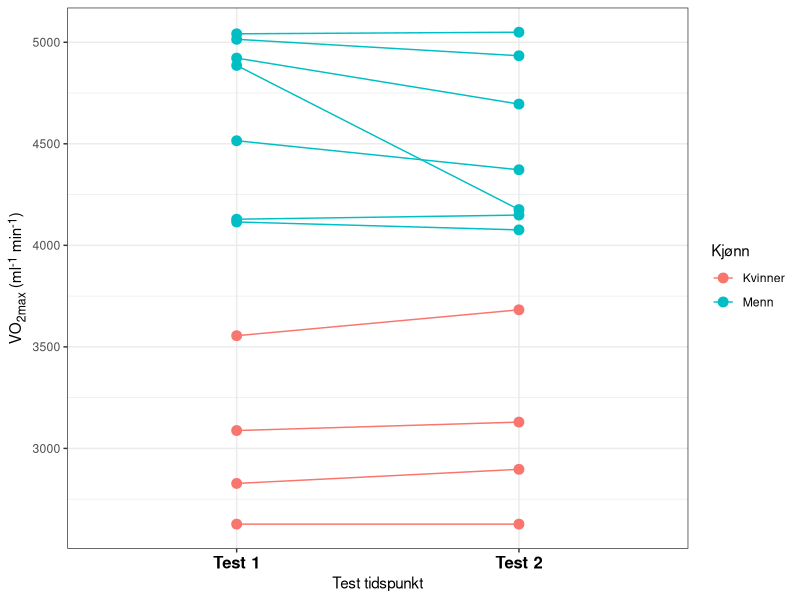

Generate this figure with R:
## ---- chunk 1
# Laster inn pakker og datasett
library(readxl)
library(tidyverse) 
library(knitr)
library(flextable)
library(ggtext)
library(ggplot2)
vo2data <- read_excel("data/vo2g1.xlsx")
vo2data %>%
  dplyr::select(fp, time, sex, age, height, weight) %>% 
  # Velger fp, time, sex, age, height and weight
  
  filter(time == "pre") %>% # filter for å bare ha resulat fra pre
  
  group_by(sex) %>% # lager grupper for kjønn
  mutate(n = n()) %>% # legger til variabel for å få antall deltagere per kjønn
   pivot_longer(names_to = "variable", 
               values_to = "value", 
               cols = age:n) %>% # summerer alle varibler og legger til "varible" og "Value" som kolonne og variablene som rader
   group_by(sex, variable) %>% # definerer gruppene på nytt 
  summarise(m = mean(value), 
            s = sd(value)) %>% # regner ut gjennomnsitt og sdandardavvik og legger til som kolonne
  mutate(ms = if_else(variable == "n", as.character(m), paste0(signif(m, 3),  " (", signif(s, 3), ")"))) %>% # formaterer det på gunstig måte og bruker signif til å runde av desiamler.
   ungroup() %>% # må til for å fjerne kolonner
  dplyr::select(-m, -s) %>% # Velger de jeg skal fjerne
   pivot_wider(names_from = sex, 
              values_from = ms) %>% # Henter navn fra sex og verdier fra values og danner en bredere tabell
   mutate(variable = factor(variable, levels = c("n", "age", "weight", "height"), labels = c("N", "Alder (år)", "Vekt (kg)", "Høyde (cm)"))) %>% # Endrer navn på variabler 
  arrange(variable) %>% 
   flextable()  %>%
   set_header_labels(variable = "",
                    F = "Kvinner", M = "Menn") %>%
  add_footer_row(values = "Verdier er gitt som gjennomsnitt og (Standardavvik)", colwidths = 3) %>%
   autofit()
## ---- chunk 2
reliabilitet <- read_excel("data/realabilitet-uttrekning.xlsx") %>%
  mutate(diff = `VO2_max_ml/min post` - `VO2_max_ml/min pre`) %>% # Change/difference score
  summarise(s = sd(diff),
            m = mean(c(`VO2_max_ml/min post`, `VO2_max_ml/min pre`)), # mean
            te = s / sqrt(2), # the typical error. 
            cv = 100 * (te / m),
             L = qt(0.975, 4) * s)  # Calculate as a percentage of the mean
## ---- chunk 3
read_excel("data/vo2g1.xlsx") %>%
  dplyr::select(fp, time, vo2data = `VO2_max_ml/min`, sex)  %>%
  mutate(time = factor(time, levels = c("pre", "post"), 
                           labels = c("Test 1", "Test 2"))) %>%
  mutate(sex = factor(sex, levels =c("F", "M"),
                      labels = c("Kvinner", "Menn"))) %>%
  ggplot(aes(time, vo2data, color = sex, group = fp)) + 
  geom_line() +
  geom_point(size = 3) +
  labs(x = "Test tidspunkt",
       y = "VO<sub>2max</sub> (ml<sup>-1</sup> min<sup>-1</sup>) ", 
       color = "Kjønn") +
  theme_bw() +
  theme(axis.text.x = element_text(color = "black", size = 12, face = "bold"), 
        axis.title.y = element_markdown())
